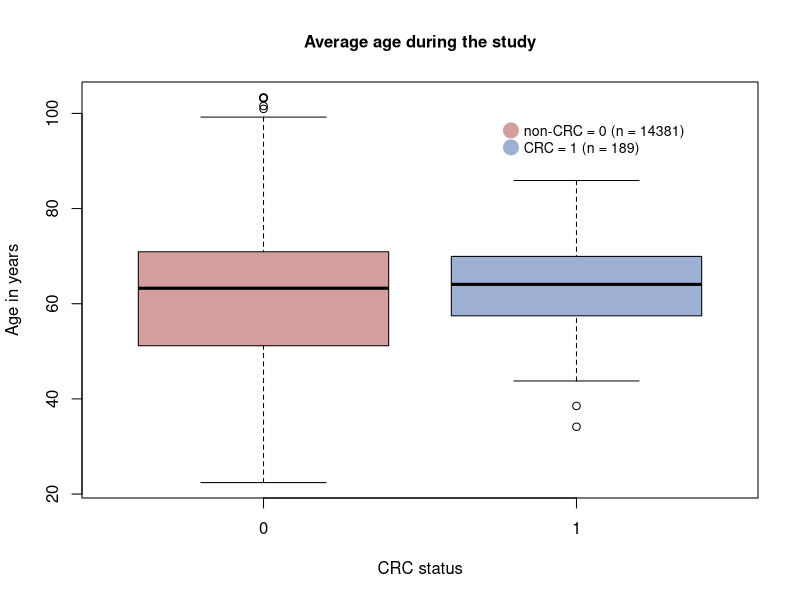
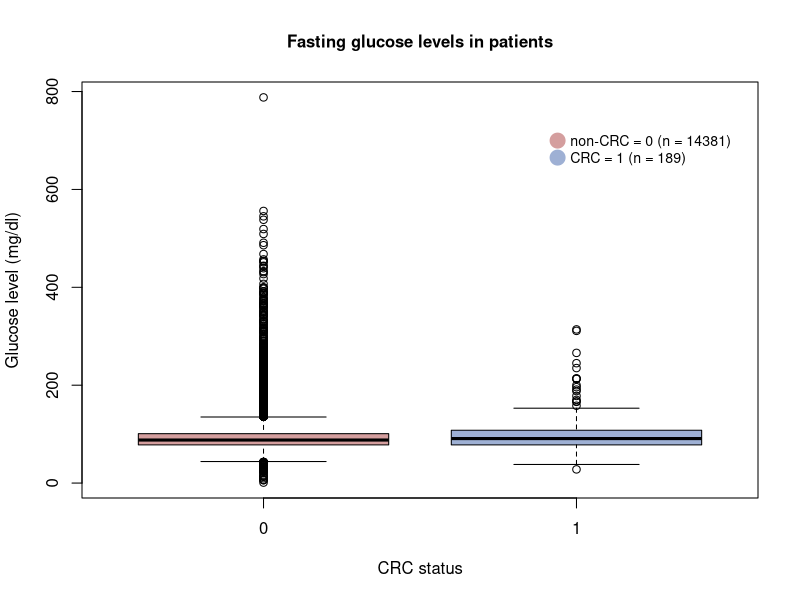
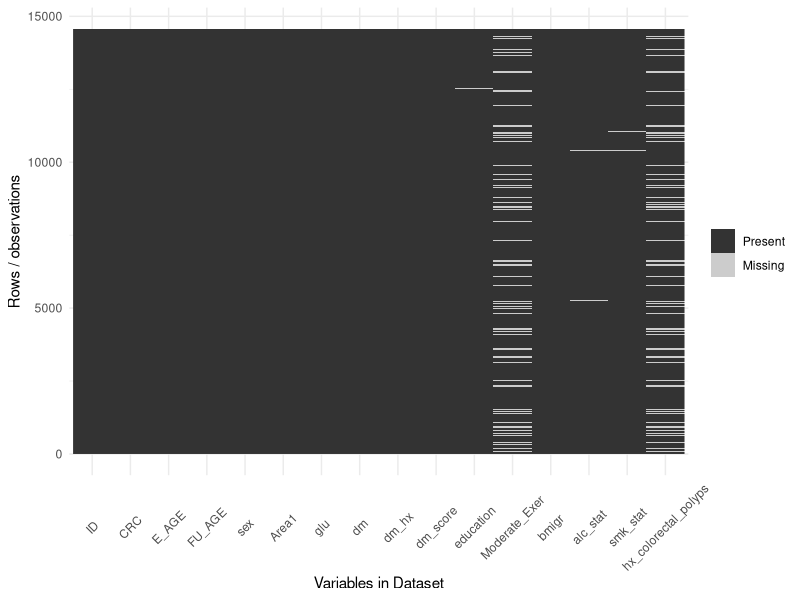
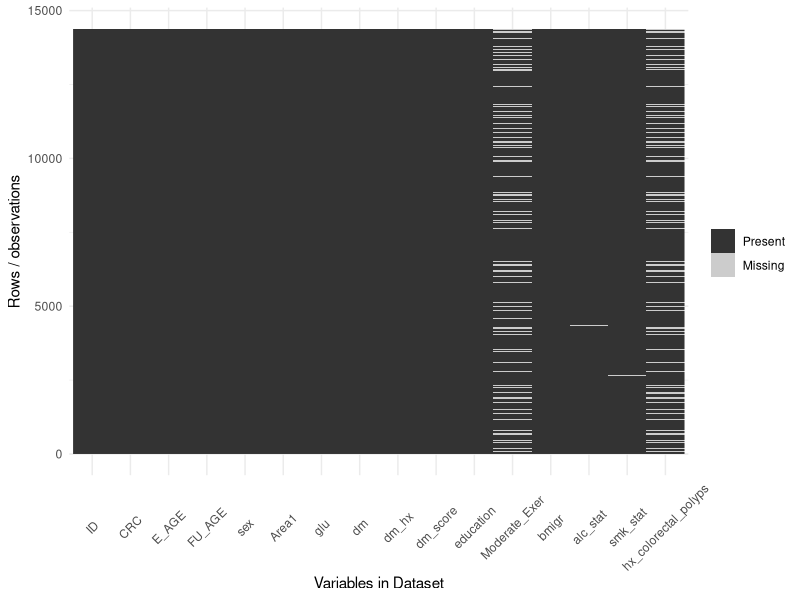
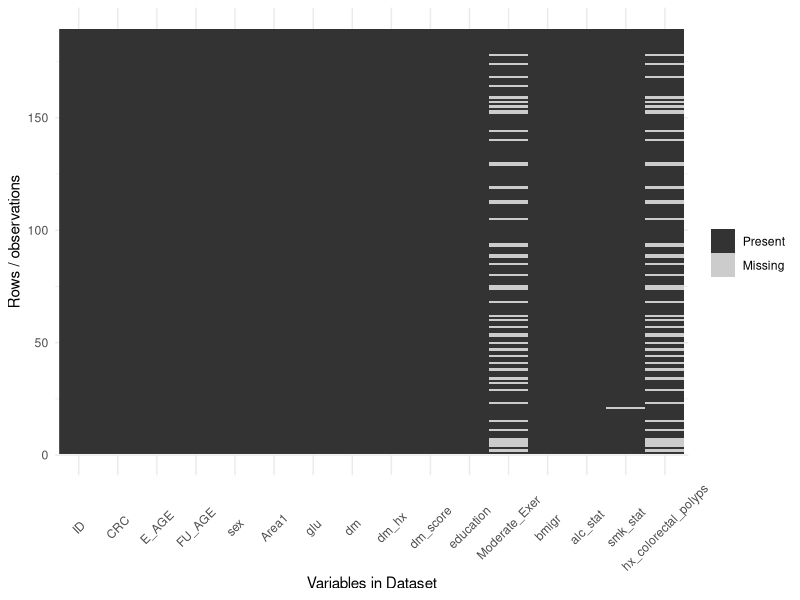

Source code (R) for these figures, in order: (Note: this script raises an error after producing the figures.)
library(dplyr)
library(caret)
library(ggplot2)

### Set up data ----------------------------------------------------------------
data = read.csv("datasets/KMCC DM CRC.csv")

# setting factor variables
var_ind = c(2,5,6,8,9,10,11,12,13,14,15,16)
for(i in 1:length(var_ind)){
  data[,var_ind[i]] = as.factor(data[,var_ind[i]])
}
new_data = data
miss_var_ind = c(11,12,14,15,16)
# if certain column values = 6 or 9, then replace the value with an NA
new_data[, miss_var_ind][new_data[,miss_var_ind] == 6 | 
                           new_data[,miss_var_ind] == 9] = NA
# time on study
data$avg_age = (data$FU_AGE + data$E_AGE)/2

# figures
par(cex.main=1)
boxplot(avg_age~CRC,data=data,
        main="Average age during the study",
        col = c(rgb(0.83, 0.62, 0.62), rgb(0.62, 0.69, 0.83)),
        xlab="CRC status", ylab="Age in years")
# Add a legend
legend(1.75,100,legend = c("non-CRC = 0 (n = 14381)","CRC = 1 (n = 189)") , 
       col = c(rgb(0.83, 0.62, 0.62), rgb(0.62, 0.69, 0.83)), 
       bty = "n", pch=20 , pt.cex = 3, cex = 0.85, 
       horiz = FALSE, inset = c(0.03, 0.1))

boxplot(glu~CRC,data=data,
        main="Fasting glucose levels in patients",
        col = c(rgb(0.83, 0.62, 0.62), rgb(0.62, 0.69, 0.83)),
        xlab="CRC status", ylab="Glucose level (mg/dl)")
# Add a legend
legend("topright",legend = c("non-CRC = 0 (n = 14381)","CRC = 1 (n = 189)") , 
       col = c(rgb(0.83, 0.62, 0.62), rgb(0.62, 0.69, 0.83)), 
       bty = "n", pch=20 , pt.cex = 3, cex = 0.85, 
       horiz = FALSE, inset = c(0.03, 0.1))

### Checking for missingness ---------------------------------------------------

ggplot_missing = function(x){
  if(!require(reshape2)){warning('you need to install reshape2')} 
  require(reshape2)
  require(ggplot2)
  # This function produces a plot of the missing data pattern
  # in x. It is a modified version of a function in the 'neato' package
  x %>%
    is.na %>%
    melt %>% ggplot(data = .,
                    aes(x = Var2,
                        y = Var1)) +
    geom_raster(aes(fill = value)) + 
    scale_fill_grey(name = "", labels = c("Present","Missing")) + 
    theme_minimal() +
    theme(axis.text.x = element_text(angle=45, vjust=0.5)) + 
    labs(x = "Variables in Dataset",
         y = "Rows / observations")
} 
ggplot_missing(new_data) # Moderate_Exer and hx_colorectal_polyps have majority missing
sum(is.na(new_data$Moderate_Exer)) #num of missing Moderate_Exer values = 2436
sum(is.na(new_data$hx_colorectal_polyps)) # num of missing hx values = 2277

### Summary stats --------------------------------------------------------------

not_new = new_data%>% filter(CRC == 0)
crc_new = new_data%>% filter(CRC == 1)

ggplot_missing(not_new)
ggplot_missing(crc_new)

### Graphs and figures of our analyzed data ------------------------------------

# remove observations with missing values
me_miss_ind = which(is.na(new_data$Moderate_Exer))
hx_miss_ind = which(is.na(new_data$hx_colorectal_polyps))
ed_miss_ind = which(is.na(new_data$education))
alc_miss_ind = which(is.na(new_data$alc_stat))
smk_miss_ind = which(is.na(new_data$smk_stat))
all_miss_ind = unique(c(me_miss_ind, hx_miss_ind, 
                        ed_miss_ind, alc_miss_ind, smk_miss_ind))
all_missing_data = new_data[all_miss_ind,]

# finalized dataset we are working with for modeling
remain_data = (new_data[-all_miss_ind,])[,-1]
remain0_data = remain_data %>% filter(CRC == 0)
remain1_data = remain_data %>% filter(CRC == 1)
cor(remain_data[,c(2,3,6)])
s
